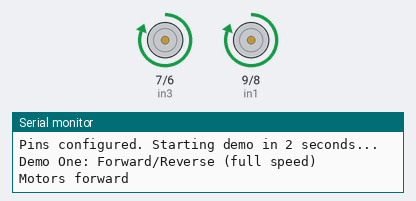
The sketch below on a simulated Arduino Nano, built with avr-gcc and run on an emulated ATmega328P. On the bench: motor-driver pin pairs drawn as motors (green arrow = first pin HIGH = forward, orange = second pin HIGH = backward, longer = more drive), the last lines printed to the serial monitor.

Above: at 3.0 s.
At 5.0 s:
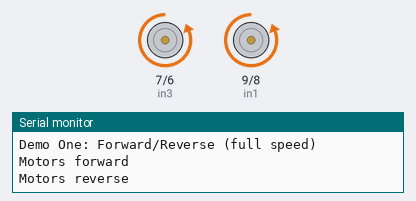
At 6.5 s:
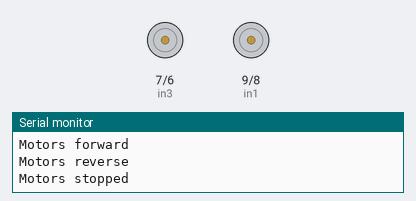
Timing chart, 0 to 8.5 s (numbered marks = the images above):
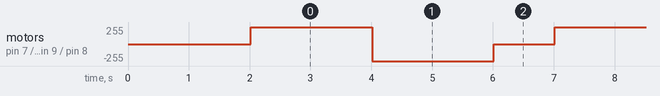

The sketch:

nano_L293DNE.ino
```cpp
// Control 2 motors using Arduino Nano BLE Sense Rev 2 and L293DNE motor control IC.
// Also works with L298N motor controller
// Kevin Walker 07 Feb 2026

// connections:
// +5V → Arduino VIN, L293DNE Pins 1, 8, 9, 16 (from laptop or USB charger, or 3.7V LiPo battery)
// GND → Arduino GND, L293DNE Pins 4, 5, 12, 13
// D9 → L293DNE Pin 2
// D8 → L293DNE Pin 7
// D7 → L293DNE Pin 10
// D6 → L293DNE Pin 15
// Motor A to L293DNE Pins 3, 6
// Motor B to L293DNE Pins 11, 14

// L293DNE motor control pins declaration:
// Motor A
int in1 = 9;
int in2 = 8;
// Motor B
int in3 = 7;
int in4 = 6;

void setup() {
  Serial.begin(9600);
  Serial.println("L293DNE Motor Test Starting...");

  // Set all motor control pins to outputs:
  pinMode(in1, OUTPUT);
  pinMode(in2, OUTPUT);
  pinMode(in3, OUTPUT);
  pinMode(in4, OUTPUT);

  Serial.println("Pins configured. Starting demo in 2 seconds...");
  delay(2000);
}

void demoOne() {
  Serial.println("Demo One: Forward/Reverse (full speed)");

  // Motor A forward, Motor B forward
  digitalWrite(in1, HIGH);
  digitalWrite(in2, LOW);
  digitalWrite(in3, HIGH);
  digitalWrite(in4, LOW);

  Serial.println("Motors forward");
  delay(2000);

  // Motor A reverse, Motor B reverse
  digitalWrite(in1, LOW);
  digitalWrite(in2, HIGH);
  digitalWrite(in3, LOW);
  digitalWrite(in4, HIGH);

  Serial.println("Motors reverse");
  delay(2000);

  // Stop motors
  digitalWrite(in1, LOW);
  digitalWrite(in2, LOW);
  digitalWrite(in3, LOW);
  digitalWrite(in4, LOW);

  Serial.println("Motors stopped");
}

void loop() {
  demoOne();
  delay(1000);
}
```

Measured:
- by itself, motor on pin 7 (in3) / pin 6 (in4), motor on pin 9 (in1) / pin 8 (in2): repeats every 5.0 s: backward 255/255 2.0 s, stopped 1.0 s, forward 255/255 2.0 s
